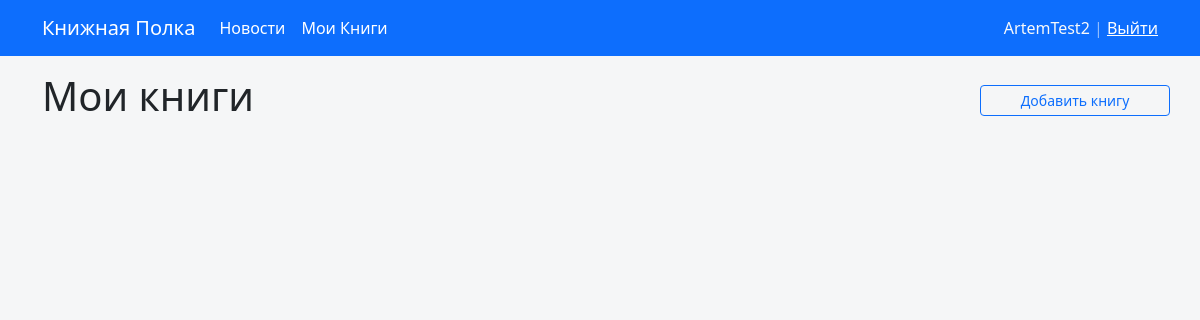
The page /my_books/ (signed in) on the database as committed earlier.
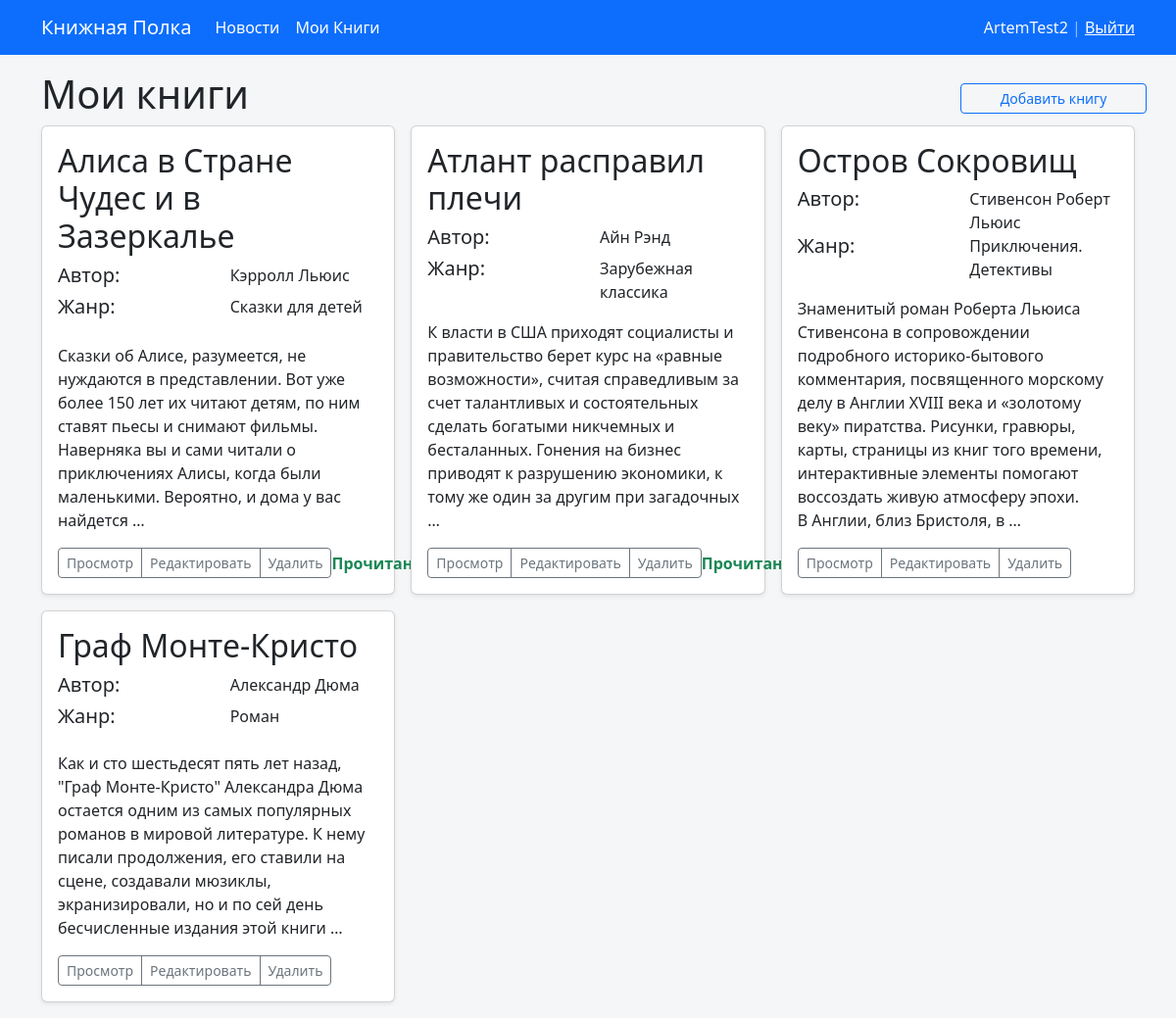
The same page on the database as committed later.
### my_books/models.py (models this page shows, shortened)
class Book(models.Model):
    user = models.ForeignKey(User, on_delete=models.CASCADE, null=True, blank=True)
    title = models.CharField(max_length=200, null=True, blank=True, verbose_name='Название книги')
    author = models.CharField(max_length=200, null=True, blank=True, verbose_name='Автор')
    genre = models.CharField(max_length=200, null=True, blank=True, verbose_name='Жанр')
    description = models.TextField(null=True, blank=True, verbose_name='Описание')
    is_complete = models.BooleanField(default=False, verbose_name='Прочитано')
    created = models.DateTimeField(auto_now_add=True)
    verbose_name = 'Книга'
    verbose_name_plural = 'Книги'
    ordering = ['title']

### my_books/views.py (the view)
# urls.py: path('', UserBooksList.as_view(), name='my_books'),
class UserBooksList(LoginRequiredMixin, ListView):
    model = Book
    template_name = 'my_books/book_list.html'
    context_object_name = 'book_list'
    ordering = ['-is_complete']
    def get_context_data(self, **kwargs):
        context = super().get_context_data(**kwargs)
        context['book_list'] = context['book_list'].filter(user=self.request.user)
        context['title'] = 'Мои книги'
        return context

### my_books/templates/my_books/book_list.html (shortened to what this page needs)
{% extends 'base.html' %}
{% block content %}
<div class="row row-cols-1 row-cols-sm-2 row-cols-md-3 g-3 mb-3">
    {% for book in book_list %}
    <div class="col">
        <div class="card shadow-sm h-100">
            <div class="card-body d-flex flex-column justify-content-between">
                <h2>{{ book.title }}</h2>
                <div class="row">
                    <h5 class="col">Автор: </h5>
                    <div class="col">{{ book.author }}</div>
                </div>
                <div class="row">
                    <h5 class="col">Жанр: </h5>
                    <div class="col">{{ book.genre }}</div>
                </div>
                <p class="card-text">{{ book.description|linebreaks|truncatewords:40 }}</p>
                <div class="d-flex justify-content-between align-items-center">
                    <div class="btn-group">
                        <a href="{% url 'book' book.id %}" class="btn btn-sm btn-outline-secondary">Просмотр</a>
                        <a href="{% url 'book_update' book.id %}"
                           class="btn btn-sm btn-outline-secondary">Редактировать</a>
                        <a href="{% url 'delete_book' book.id %}"
                           class="btn btn-sm btn-outline-secondary">Удалить</a>
                    </div>
                    {% if book.is_complete %}
                    <b class="text-success">Прочитано</b>
                    {% endif %}
                </div>
            </div>
        </div>
    </div>
    {% endfor %}
</div>
{% endblock %}

Rows that differ between the two databases and show on the page:
added Book: title "Алиса в Стране Чудес и в Зазеркалье", author "Кэрролл Льюис", genre "Сказки для детей", description "Сказки об Алисе, разумеется, не нуждаются в представлении. Вот уже более 150 лет их читают детям, по ним ставят пьесы и снимают фильмы. Наверняка вы и сами читали о приключениях Алисы, когда были маленькими. Вероятно, и дома у вас найдется …", is_complete "Прочитано"
added Book: title "Атлант расправил плечи", author "Айн Рэнд", genre "Зарубежная классика", description "К власти в США приходят социалисты и правительство берет курс на «равные возможности», считая справедливым за счет талантливых и состоятельных сделать богатыми никчемных и бесталанных. Гонения на бизнес приводят к разрушению экономики, к тому же один за другим при загадочных …", is_complete "Прочитано"
added Book: title "Остров Сокровищ", author "Стивенсон Роберт Льюис", genre "Приключения. Детективы", description "Знаменитый роман Роберта Льюиса Стивенсона в сопровождении подробного историко-бытового комментария, посвященного морскому делу в Англии XVIII века и «золотому веку» пиратства. Рисунки, гравюры, карты, страницы из книг того времени, интерактивные элементы помогают воссоздать живую атмосферу эпохи. В Англии, близ Бристоля, в …"
added Book: title "Граф Монте-Кристо", author "Александр Дюма", genre "Роман", description "Как и сто шестьдесят пять лет назад, \"Граф Монте-Кристо\" Александра Дюма остается одним из самых популярных романов в мировой литературе. К нему писали продолжения, его ставили на сцене, создавали мюзиклы, экранизировали, но и по сей день бесчисленные издания этой книги …"
